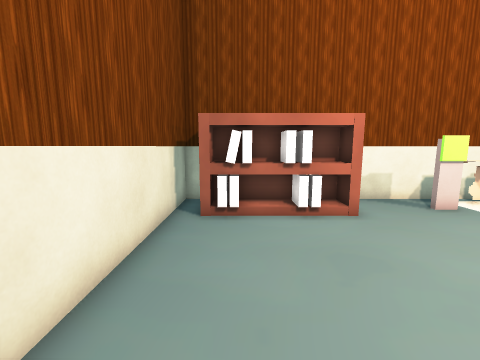
view 1 (above)

12 first-person views from a walk through a level from a Godot 3-D game. The camera is 1.4 m above the floor, tilts 8° down and sees 90° across. The floor is counted in squares, 0.63 m on a side. Each view is taken from the middle of a square. On the plan, view 1 faces up. The plan holds only what a view shows up to about 16 squares ahead; the rest is blank. The place goes on beyond the plan. Flat picture figures and markers are not drawn. Some surface patterns are stand-ins.

view 2
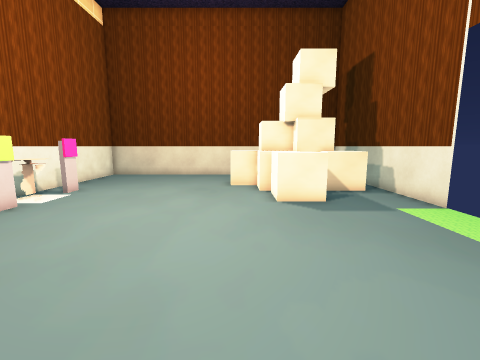

view 3
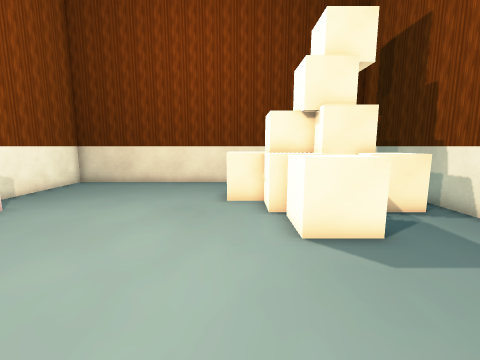

view 4
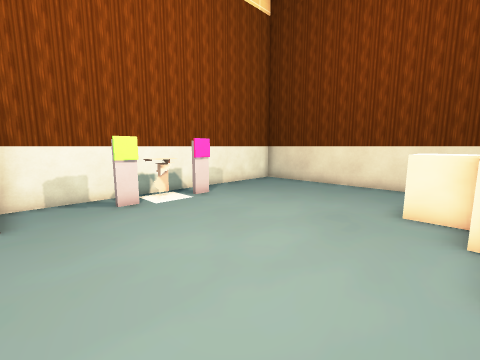

view 5
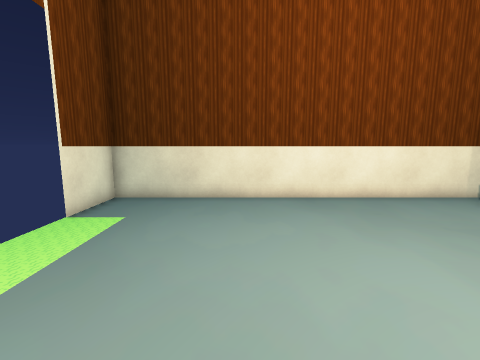

view 6
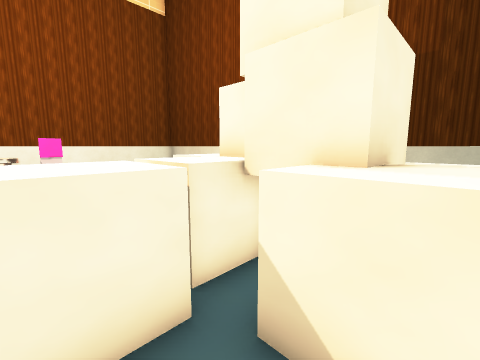

view 7
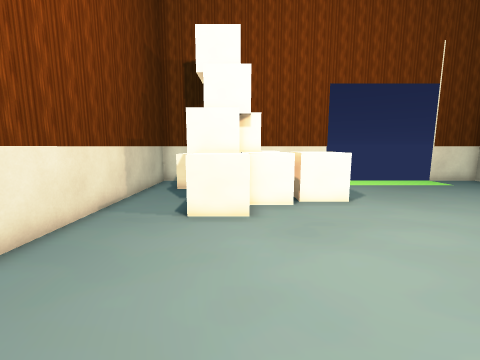

view 8
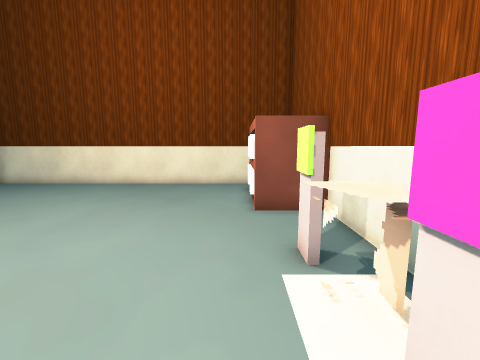

view 9
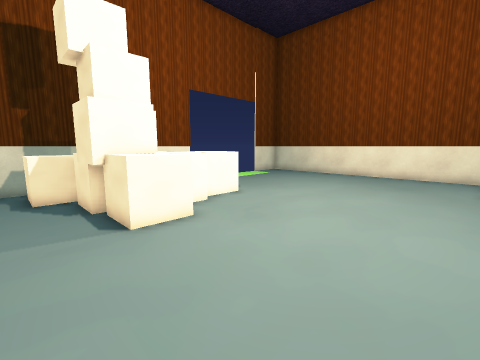

view 10
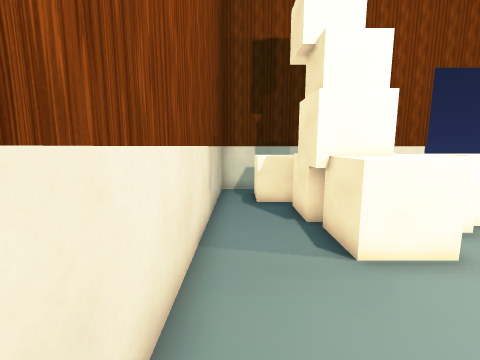

view 11
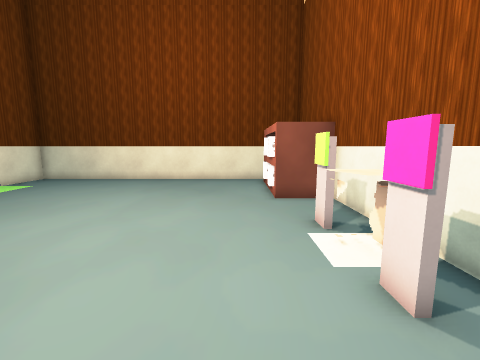

view 12
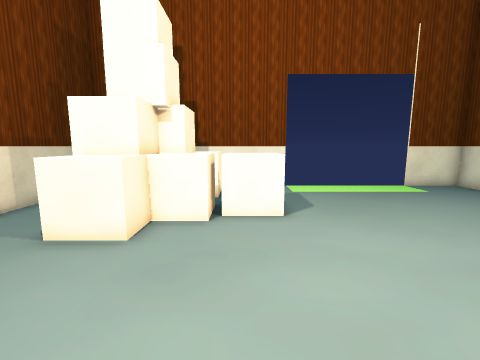

### Floor plan
Key: @ floor where view 1 was taken; # wall or solid block; . floor; ^ raised ledge; P pedestal; B books.
Columns run from 2 left of view 1 to 18 right of it. Each row starts with its distance up from view 1.
 10       ###############
  9  ######..#PPP#......#
  8 #######..#PPP#......#
  7 #BB.B...............#
  6 #...................#
  5 #...................#
  4 #...................#
  3 #...................#
  2 #...................#
  1 #...................#
  0 #.@............^^^..#
 -1 #............^^^^^..#
 -2 #..........^^^^^ #..#
 -3 #..........^^^^###..#
 -4 #.............## #..#
 -5 #............^^##^^.#
 -6 #............^^^ ^^.#
 -7 ###.......###########
 -8 ###       ##

Where each view was taken, in squares from view 1:
view 1: 0 up, 0 right, facing up
view 2: 0 up, 1 left, facing right
view 3: 0 up, 3 right, facing right
view 4: 1 down, 4 right, facing up-right
view 5: 2 down, 8 right, facing left
view 6: 6 down, 9 right, facing up-right
view 7: 8 up, 13 right, facing down
view 8: 7 up, 12 right, facing left
view 9: 7 up, 17 right, facing down-left
view 10: 5 up, 17 right, facing down
view 11: 6 up, 14 right, facing left
view 12: 6 up, 10 right, facing down
